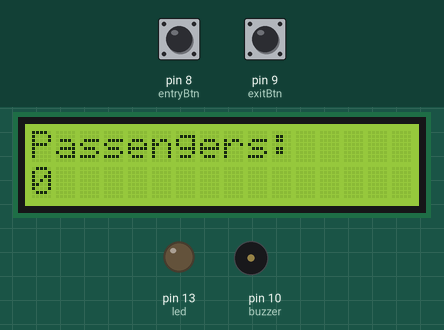
The sketch below on a simulated Arduino Uno, built with avr-gcc and run on an emulated ATmega328P. Parts: 16×2 character LCD, output pins drawn as LEDs (lit = HIGH), buzzer (waves = sounding, pin HIGH). Inputs (shaded band) come from the test bench; at power-on: pin 8 (entryBtn) HIGH, pin 9 (exitBtn) HIGH.

Above: at 1.2 s.
1.3 s: pin 8 (entryBtn) pulled LOW for 0.15 s
At 1.7 s:
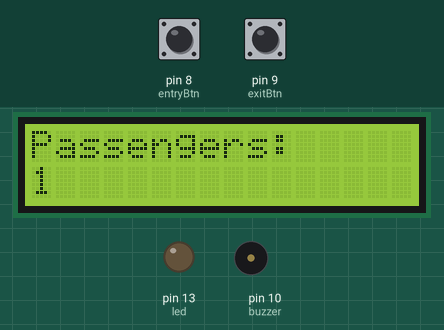
2.9 s: pin 8 (entryBtn) pulled LOW for 1 s
At 4.1 s:
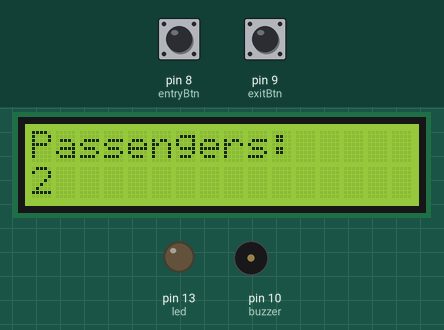
5.4 s: pin 8 (entryBtn) pulsed LOW 5 times (0.12 s each, 0.3 s apart)
At 6.9 s:
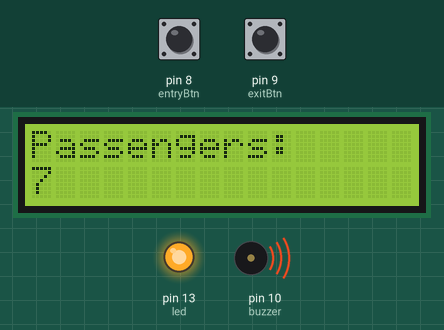
Timing chart, 0 to 8.4 s (numbered marks = the images above; inputs shaded):
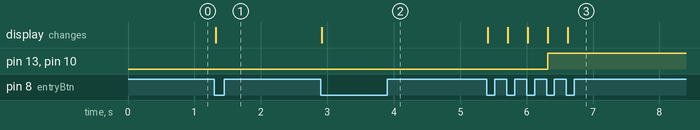

The sketch:

ArduinoCode.ino
```cpp
#include <Wire.h>
#include <LiquidCrystal_I2C.h>

// LCD I2C address (check yours: 0x27 or 0x3F)
LiquidCrystal_I2C lcd(0x27, 16, 2);

// Pin connections
const int entryBtn = 8;     // Entry push button
const int exitBtn  = 9;     // Exit push button
const int led      = 13;    // LED for alert
const int buzzer   = 10;    // Buzzer pin

const int THRESHOLD = 5;    // Limit for passenger alert
int count = 0;

// Track last button states
bool entryLast = HIGH;
bool exitLast  = HIGH;

void setup() {
  // Internal pull-up resistors enabled — so NO 10k needed!
  pinMode(entryBtn, INPUT_PULLUP);
  pinMode(exitBtn, INPUT_PULLUP);
  pinMode(led, OUTPUT);
  pinMode(buzzer, OUTPUT);

  digitalWrite(led, LOW);
  digitalWrite(buzzer, LOW);

  lcd.begin();
  lcd.backlight();
  lcd.clear();
  lcd.setCursor(0, 0);
  lcd.print("Passengers:");
  lcd.setCursor(0, 1);
  lcd.print(count);
}

void loop() {
  bool entryNow = digitalRead(entryBtn);
  bool exitNow  = digitalRead(exitBtn);

  // Entry button pressed (HIGH -> LOW transition)
  if (entryLast == HIGH && entryNow == LOW) {
    count++;
    updateDisplay();
    checkAlert();
    delay(200);  // debounce delay
  }

  // Exit button pressed (HIGH -> LOW transition)
  if (exitLast == HIGH && exitNow == LOW) {
    if (count > 0) count--;
    updateDisplay();
    checkAlert();
    delay(200);
  }

  // Update button states
  entryLast = entryNow;
  exitLast = exitNow;
}

void updateDisplay() {
  lcd.setCursor(0, 1);
  lcd.print("                "); // clear old count
  lcd.setCursor(0, 1);
  lcd.print(count);
}

void checkAlert() {
  if (count > THRESHOLD) {
    digitalWrite(led, HIGH);
    digitalWrite(buzzer, HIGH); // buzzer ON
  } else {
    digitalWrite(led, LOW);
    digitalWrite(buzzer, LOW);  // buzzer OFF
  }
}
```

Measured:
- after the input at 1.3 s, the display: changes at once (image 1)
- after the input at 2.9 s, the display: changes at once (image 2)
- after the input at 5.4 s, pin 13 (led), pin 10 (buzzer): LOW → HIGH after 0.92 s; the display: first changes at once (image 3 shows a later state)
